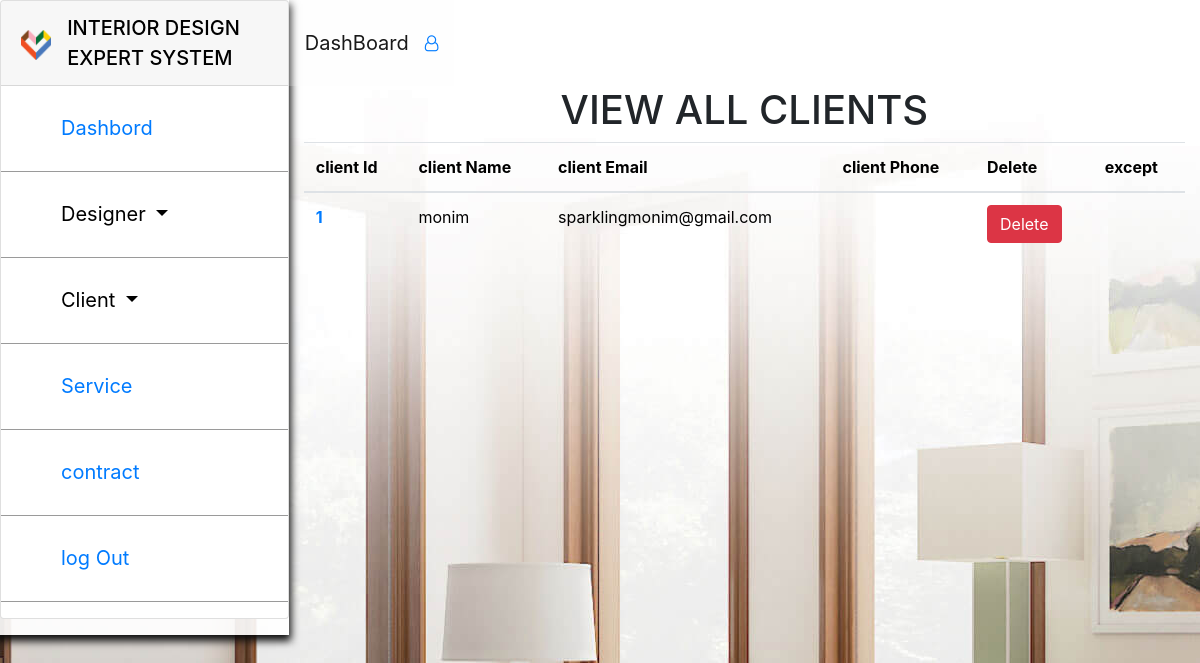
/clients.php, run on the app's committed database.
### tables this page shows
CREATE TABLE `client` (
  `client_id` int(255) NOT NULL,
  `client_name` varchar(255) NOT NULL,
  `client_email` varchar(255) NOT NULL,
  `client_phone` varchar(255) NOT NULL,
  `client_location` varchar(255) NOT NULL,
  `client_profile` varchar(255) NOT NULL,
  `client_pass` varchar(255) NOT NULL,
  `room_name` varchar(255) NOT NULL,
  `flag` varchar(255) NOT NULL
);

### clients.php (the view, shortened to what this page needs)
<?php
	include("includes/db.php");
 ?>
<!doctype html>
<html lang="en">
  <head>
    <link rel="stylesheet" href="https://stackpath.bootstrapcdn.com/bootstrap/4.4.1/css/bootstrap.min.css">
    <link rel="stylesheet" type="text/css" href="https://stackpath.bootstrapcdn.com/font-awesome/4.7.0/css/font-awesome.min.css">
    <link rel="stylesheet" type="text/css" href="https://stackpath.bootstrapcdn.com/font-awesome/4.7.0/css/font-awesome.min.css">
    <link rel="stylesheet" type="text/css" href="css/designers.css">
  </head>
  <body>
  	<section class="admin">
  		<div class="container-fluid">
  			<div class="row">
  				<div class="col-3 nav-card">
  					<div class="card text-white   mb-3 img " style="width:100%; ">
				  		<div class="card-header">
				  			<div class="row">
				  				<div class="col-2">
				  					<img src="images/modsy-icon.png" class="img-fliud">
				  				</div>
				  				<div class="col-10">
				  					<span>Interior design expert system</span>
				  				</div>
				  			</div>
				  		</div>
				  		<div class="card-body body">
				    		<ul>
				    			<li><a href="admin.php">Dashbord</a></li>
					    		<li>
					    			<div class="dropdown drop">
								 		<button class=" dropdown-toggle drop" type="button" id="dropdownMenuButton" data-toggle="dropdown" aria-haspopup="true" aria-expanded="false">
								  			 Designer
								  		</button>
									</div>
					    		</li>
					    		<li>
					    			<div class="dropdown drop">
								  		<button class=" dropdown-toggle drop" type="button" id="dropdownMenuButton" data-toggle="dropdown" aria-haspopup="true" aria-expanded="false">
								   			Client
								  		</button>
									</div>
					    		</li>
					    		<li><a href="#">Service</a></li>
					    		<li><a href="#">contract</a></li>
					    		<li><a href="logout.php>">log Out</a></li>
					    	</ul>
						</div>
					</div>
  				</div>
  				<div class="col-9">
  					<div class="row">
  						<header class="head">
  							<nav class="navbar navbar-expand-lg navbar-light ">
					  			<a class="navbar-brand" href="admin.php">DashBoard</a>
					  			<div class="collapse navbar-collapse" id="navbarSupportedContent">
					    			<ul class="navbar-nav m-auto">
					      				<li class="nav-item dropdown">
					        				<a class="" href="#" id="navbarDropdown" role="button" data-toggle="dropdown" aria-haspopup="true" aria-expanded="false">
					          					<i class="fa fa-user-o"></i>
					        				</a>
					      				</li>
					    			</ul>
					  			</div>
							</nav>
  						</header>
  					</div>
  					<div class="row ">
  						<div class="col-12 text-center">
  							<h1 class="m">view all clients</h1>
  						</div>
  				</div>
  				<div class="row">
  					<div class="col-md-12">
	<table class="table">
          		<thead>
				    <tr>
				      <th scope="col">client Id</th>
				      <th scope="col">client Name</th>
				      <th scope="col">client Email</th>
				      <th scope="col">client Phone</th>
				      <th scope="col"> Delete</th>
				      <th scope="col"> except</th>
				    </tr>
				  </thead>
				  <tbody>
				  	<?php
					  $query = "select * from client";
					  $select_all_client = mysqli_query($conn,$query);
					  while($row = mysqli_fetch_assoc($select_all_client)){
				      $client_id = $row['client_id'];
				      $client_name = $row['client_name'];
				      $client_email = $row['client_email'];
				      $client_phone = $row['client_phone'];
				      ?>
				      <tr>
				      <th scope="row"><a href="client.php?client=<?php echo $client_id ?>"><?php echo $client_id  ?></a></th>
				      <td><?php echo $client_name ?></td>
				      <td><?php echo $client_email ?></td>
				      <td><?php echo $client_phone ?></td>
				      <td>
              			<a href="clients.php?delete=<?php echo $client_id; ?>" class="btn btn-danger">Delete</a>
				      </td>
				      <td>
				      </td>
				       <?php
					  }
					  ?>
					  </tbody>
          	</table>
  					</div>
  				</div>
  			</div>
  		</div>
  	</section>
  </body>
</html>

### css/designers.css (style rules this page uses)
* { margin: 0; padding:0; }
body { background: url(../images/login-background-new-compressed.jpg) no-repeat; display: cover; background-position: center; display: cover; background-attachment: fixed; }
.container-fluid { margin-left: 0 !important; padding-left: 0 !important; }
.nav-card .card-body { min-height: 1px; padding: 0; }
.nav-card { background: rgba(255,255,255,.9); box-shadow: 1px 5px 8px 1px #0c0c0c; }
.card-header img { height: 30px; width: 30px; margin-right: 5px; margin-top:; margin-top: 17px; }
.nav-card .card-header span { color: black; text-transform: uppercase; font-weight: 500; font-size: 20px; }
.body ul { list-style: none; }
.nav-card .body ul li { padding-left: 60px; color: #fff; font-size: 20px; line-height: 85px; border: none; border-top: 1px #313150; border-bottom: 1px solid #9a9a9a; }
.nav-card .drop { border: none!important; background: none!important; }
header { background: rgba(247,247,247,.2)!important; padding: 15px 0px; }
.col-3 { margin-right: 0; padding-right: 0; }
.m { text-transform: uppercase; }
.table th,tbody,td { color: black; }

### data on the page
client: client_id "1", client_name "monim", client_email "sparklingmonim@gmail.com"
